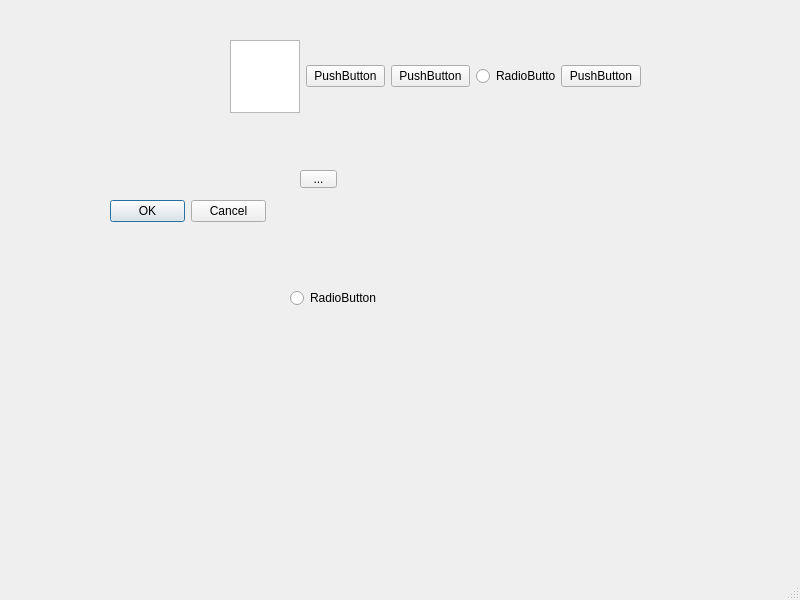
<?xml version="1.0" encoding="UTF-8"?>
<ui version="4.0">
 <class>MainWindow</class>
 <widget class="QMainWindow" name="MainWindow">
  <property name="geometry">
   <rect>
    <x>0</x>
    <y>0</y>
    <width>800</width>
    <height>600</height>
   </rect>
  </property>
  <property name="windowTitle">
   <string>MainWindow</string>
  </property>
  <widget class="QWidget" name="centralwidget">
   <widget class="QDialogButtonBox" name="buttonBox">
    <property name="geometry">
     <rect>
      <x>110</x>
      <y>200</y>
      <width>156</width>
      <height>23</height>
     </rect>
    </property>
    <property name="standardButtons">
     <set>QDialogButtonBox::Cancel|QDialogButtonBox::Ok</set>
    </property>
   </widget>
   <widget class="QRadioButton" name="radioButton">
    <property name="geometry">
     <rect>
      <x>290</x>
      <y>290</y>
      <width>89</width>
      <height>16</height>
     </rect>
    </property>
    <property name="text">
     <string>RadioButton</string>
    </property>
   </widget>
   <widget class="QToolButton" name="toolButton">
    <property name="geometry">
     <rect>
      <x>300</x>
      <y>170</y>
      <width>37</width>
      <height>18</height>
     </rect>
    </property>
    <property name="text">
     <string>...</string>
    </property>
   </widget>
   <widget class="QWidget" name="">
    <property name="geometry">
     <rect>
      <x>230</x>
      <y>40</y>
      <width>411</width>
      <height>73</height>
     </rect>
    </property>
    <layout class="QHBoxLayout" name="horizontalLayout">
     <item>
      <widget class="QTextBrowser" name="textBrowser"/>
     </item>
     <item>
      <widget class="QPushButton" name="pushButton_2">
       <property name="text">
        <string>PushButton</string>
       </property>
      </widget>
     </item>
     <item>
      <widget class="QPushButton" name="pushButton_3">
       <property name="text">
        <string>PushButton</string>
       </property>
      </widget>
     </item>
     <item>
      <widget class="QRadioButton" name="radioButton_2">
       <property name="text">
        <string>RadioButton</string>
       </property>
      </widget>
     </item>
     <item>
      <widget class="QPushButton" name="pushButton">
       <property name="text">
        <string>PushButton</string>
       </property>
      </widget>
     </item>
    </layout>
   </widget>
  </widget>
  <widget class="QMenuBar" name="menubar">
   <property name="geometry">
    <rect>
     <x>0</x>
     <y>0</y>
     <width>800</width>
     <height>23</height>
    </rect>
   </property>
  </widget>
  <widget class="QStatusBar" name="statusbar"/>
 </widget>
 <resources/>
 <connections/>
</ui>
